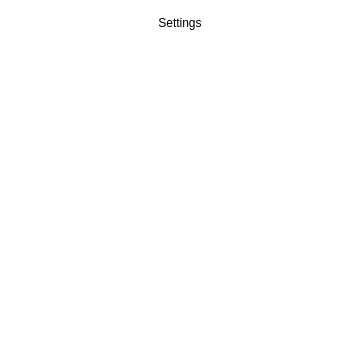
<?xml version="1.0" encoding="UTF-8"?>
<ui version="4.0">
 <class>Camera</class>
 <widget class="QWidget" name="Camera">
  <property name="geometry">
   <rect>
    <x>0</x>
    <y>0</y>
    <width>360</width>
    <height>354</height>
   </rect>
  </property>
  <property name="sizePolicy">
   <sizepolicy hsizetype="MinimumExpanding" vsizetype="Preferred">
    <horstretch>0</horstretch>
    <verstretch>0</verstretch>
   </sizepolicy>
  </property>
  <property name="maximumSize">
   <size>
    <width>700</width>
    <height>500</height>
   </size>
  </property>
  <property name="windowTitle">
   <string>Camera</string>
  </property>
  <property name="styleSheet">
   <string notr="true">background-color: rgb(255, 255, 255);</string>
  </property>
  <layout class="QGridLayout" name="gridLayout_2">
   <item row="1" column="1">
    <widget class="QStackedWidget" name="stackedWidget">
     <property name="sizePolicy">
      <sizepolicy hsizetype="MinimumExpanding" vsizetype="MinimumExpanding">
       <horstretch>1</horstretch>
       <verstretch>0</verstretch>
      </sizepolicy>
     </property>
     <property name="maximumSize">
      <size>
       <width>400</width>
       <height>300</height>
      </size>
     </property>
     <property name="palette">
      <palette>
       <active>
        <colorrole role="Button">
         <brush brushstyle="SolidPattern">
          <color alpha="255">
           <red>255</red>
           <green>255</green>
           <blue>255</blue>
          </color>
         </brush>
        </colorrole>
        <colorrole role="Base">
         <brush brushstyle="SolidPattern">
          <color alpha="255">
           <red>255</red>
           <green>255</green>
           <blue>255</blue>
          </color>
         </brush>
        </colorrole>
        <colorrole role="Window">
         <brush brushstyle="SolidPattern">
          <color alpha="255">
           <red>255</red>
           <green>255</green>
           <blue>255</blue>
          </color>
         </brush>
        </colorrole>
       </active>
       <inactive>
        <colorrole role="Button">
         <brush brushstyle="SolidPattern">
          <color alpha="255">
           <red>255</red>
           <green>255</green>
           <blue>255</blue>
          </color>
         </brush>
        </colorrole>
        <colorrole role="Base">
         <brush brushstyle="SolidPattern">
          <color alpha="255">
           <red>255</red>
           <green>255</green>
           <blue>255</blue>
          </color>
         </brush>
        </colorrole>
        <colorrole role="Window">
         <brush brushstyle="SolidPattern">
          <color alpha="255">
           <red>255</red>
           <green>255</green>
           <blue>255</blue>
          </color>
         </brush>
        </colorrole>
       </inactive>
       <disabled>
        <colorrole role="Button">
         <brush brushstyle="SolidPattern">
          <color alpha="255">
           <red>255</red>
           <green>255</green>
           <blue>255</blue>
          </color>
         </brush>
        </colorrole>
        <colorrole role="Base">
         <brush brushstyle="SolidPattern">
          <color alpha="255">
           <red>255</red>
           <green>255</green>
           <blue>255</blue>
          </color>
         </brush>
        </colorrole>
        <colorrole role="Window">
         <brush brushstyle="SolidPattern">
          <color alpha="255">
           <red>255</red>
           <green>255</green>
           <blue>255</blue>
          </color>
         </brush>
        </colorrole>
       </disabled>
      </palette>
     </property>
     <property name="currentIndex">
      <number>0</number>
     </property>
     <widget class="DisplayWidget" name="displayFrameUi">
      <property name="styleSheet">
       <string notr="true"/>
      </property>
      <layout class="QGridLayout" name="gridLayout">
       <item row="3" column="1">
        <spacer name="verticalSpacer">
         <property name="orientation">
          <enum>Qt::Vertical</enum>
         </property>
         <property name="sizeHint" stdset="0">
          <size>
           <width>20</width>
           <height>40</height>
          </size>
         </property>
        </spacer>
       </item>
       <item row="2" column="0">
        <spacer name="horizontalSpacer">
         <property name="orientation">
          <enum>Qt::Horizontal</enum>
         </property>
         <property name="sizeHint" stdset="0">
          <size>
           <width>40</width>
           <height>20</height>
          </size>
         </property>
        </spacer>
       </item>
       <item row="2" column="1">
        <widget class="QPushButton" name="Bt_code">
         <property name="minimumSize">
          <size>
           <width>50</width>
           <height>50</height>
          </size>
         </property>
         <property name="maximumSize">
          <size>
           <width>50</width>
           <height>50</height>
          </size>
         </property>
         <property name="font">
          <font>
           <weight>75</weight>
           <bold>true</bold>
          </font>
         </property>
         <property name="styleSheet">
          <string notr="true"/>
         </property>
         <property name="text">
          <string/>
         </property>
         <property name="icon">
          <iconset resource="../StockManager/icons.qrc">
           <normaloff>:/w/icons/w/ic_pause_circle_outline_white_2x.png</normaloff>:/w/icons/w/ic_pause_circle_outline_white_2x.png</iconset>
         </property>
         <property name="iconSize">
          <size>
           <width>50</width>
           <height>50</height>
          </size>
         </property>
         <property name="shortcut">
          <string>Space</string>
         </property>
         <property name="flat">
          <bool>true</bool>
         </property>
        </widget>
       </item>
       <item row="1" column="1">
        <spacer name="verticalSpacer_3">
         <property name="orientation">
          <enum>Qt::Vertical</enum>
         </property>
         <property name="sizeHint" stdset="0">
          <size>
           <width>20</width>
           <height>40</height>
          </size>
         </property>
        </spacer>
       </item>
       <item row="2" column="2">
        <spacer name="horizontalSpacer_2">
         <property name="orientation">
          <enum>Qt::Horizontal</enum>
         </property>
         <property name="sizeHint" stdset="0">
          <size>
           <width>40</width>
           <height>20</height>
          </size>
         </property>
        </spacer>
       </item>
       <item row="0" column="0" colspan="3">
        <widget class="QLabel" name="L_displayTextCode">
         <property name="minimumSize">
          <size>
           <width>0</width>
           <height>20</height>
          </size>
         </property>
         <property name="maximumSize">
          <size>
           <width>16777215</width>
           <height>20</height>
          </size>
         </property>
         <property name="font">
          <font>
           <pointsize>12</pointsize>
           <weight>75</weight>
           <bold>true</bold>
          </font>
         </property>
         <property name="styleSheet">
          <string notr="true">color: rgba(239, 239, 239, 200);</string>
         </property>
         <property name="text">
          <string/>
         </property>
         <property name="scaledContents">
          <bool>true</bool>
         </property>
         <property name="alignment">
          <set>Qt::AlignCenter</set>
         </property>
         <property name="wordWrap">
          <bool>true</bool>
         </property>
        </widget>
       </item>
      </layout>
     </widget>
     <widget class="QWidget" name="Settings">
      <layout class="QGridLayout" name="settingGridLayout">
       <item row="1" column="0" colspan="2">
        <spacer name="verticalSpacer_2">
         <property name="orientation">
          <enum>Qt::Vertical</enum>
         </property>
         <property name="sizeHint" stdset="0">
          <size>
           <width>100</width>
           <height>316</height>
          </size>
         </property>
        </spacer>
       </item>
       <item row="2" column="0" colspan="2">
        <widget class="QLabel" name="label">
         <property name="text">
          <string>Exposure Compensation:</string>
         </property>
         <property name="scaledContents">
          <bool>true</bool>
         </property>
         <property name="alignment">
          <set>Qt::AlignCenter</set>
         </property>
         <property name="wordWrap">
          <bool>true</bool>
         </property>
        </widget>
       </item>
       <item row="3" column="0" colspan="2">
        <widget class="QSlider" name="exposureCompensation">
         <property name="minimum">
          <number>-4</number>
         </property>
         <property name="maximum">
          <number>4</number>
         </property>
         <property name="pageStep">
          <number>2</number>
         </property>
         <property name="orientation">
          <enum>Qt::Horizontal</enum>
         </property>
         <property name="tickPosition">
          <enum>QSlider::TicksAbove</enum>
         </property>
        </widget>
       </item>
       <item row="0" column="0" colspan="2">
        <widget class="QPushButton" name="lockButton">
         <property name="text">
          <string>Focus</string>
         </property>
         <property name="shortcut">
          <string>F</string>
         </property>
        </widget>
       </item>
      </layout>
     </widget>
    </widget>
   </item>
   <item row="0" column="1">
    <widget class="QPushButton" name="Bt_switch">
     <property name="text">
      <string>Settings</string>
     </property>
     <property name="icon">
      <iconset resource="../StockManager/icons.qrc">
       <normaloff>:/b/icons/b/ic_settings_2x.png</normaloff>:/b/icons/b/ic_settings_2x.png</iconset>
     </property>
     <property name="iconSize">
      <size>
       <width>24</width>
       <height>24</height>
      </size>
     </property>
     <property name="flat">
      <bool>true</bool>
     </property>
    </widget>
   </item>
   <item row="0" column="2" rowspan="2">
    <spacer name="horizontalSpacer_4">
     <property name="orientation">
      <enum>Qt::Horizontal</enum>
     </property>
     <property name="sizeHint" stdset="0">
      <size>
       <width>40</width>
       <height>20</height>
      </size>
     </property>
    </spacer>
   </item>
   <item row="0" column="0" rowspan="2">
    <spacer name="horizontalSpacer_3">
     <property name="orientation">
      <enum>Qt::Horizontal</enum>
     </property>
     <property name="sizeHint" stdset="0">
      <size>
       <width>40</width>
       <height>20</height>
      </size>
     </property>
    </spacer>
   </item>
  </layout>
 </widget>
 <customwidgets>
  <customwidget>
   <class>DisplayWidget</class>
   <extends>QWidget</extends>
   <header location="global">displaywidget.h</header>
   <container>1</container>
  </customwidget>
 </customwidgets>
 <resources>
  <include location="../StockManager/icons.qrc"/>
 </resources>
 <connections>
  <connection>
   <sender>exposureCompensation</sender>
   <signal>valueChanged(int)</signal>
   <receiver>Camera</receiver>
   <slot>setExposureCompensation(int)</slot>
   <hints>
    <hint type="sourcelabel">
     <x>559</x>
     <y>367</y>
    </hint>
    <hint type="destinationlabel">
     <x>665</x>
     <y>365</y>
    </hint>
   </hints>
  </connection>
  <connection>
   <sender>lockButton</sender>
   <signal>clicked()</signal>
   <receiver>Camera</receiver>
   <slot>toggleLock()</slot>
   <hints>
    <hint type="sourcelabel">
     <x>658</x>
     <y>75</y>
    </hint>
    <hint type="destinationlabel">
     <x>453</x>
     <y>119</y>
    </hint>
   </hints>
  </connection>
 </connections>
 <slots>
  <slot>record()</slot>
  <slot>pause()</slot>
  <slot>stop()</slot>
  <slot>enablePreview(bool)</slot>
  <slot>configureCaptureSettings()</slot>
  <slot>takeImage()</slot>
  <slot>startCamera()</slot>
  <slot>toggleLock()</slot>
  <slot>setMuted(bool)</slot>
  <slot>stopCamera()</slot>
  <slot>setExposureCompensation(int)</slot>
 </slots>
</ui>
